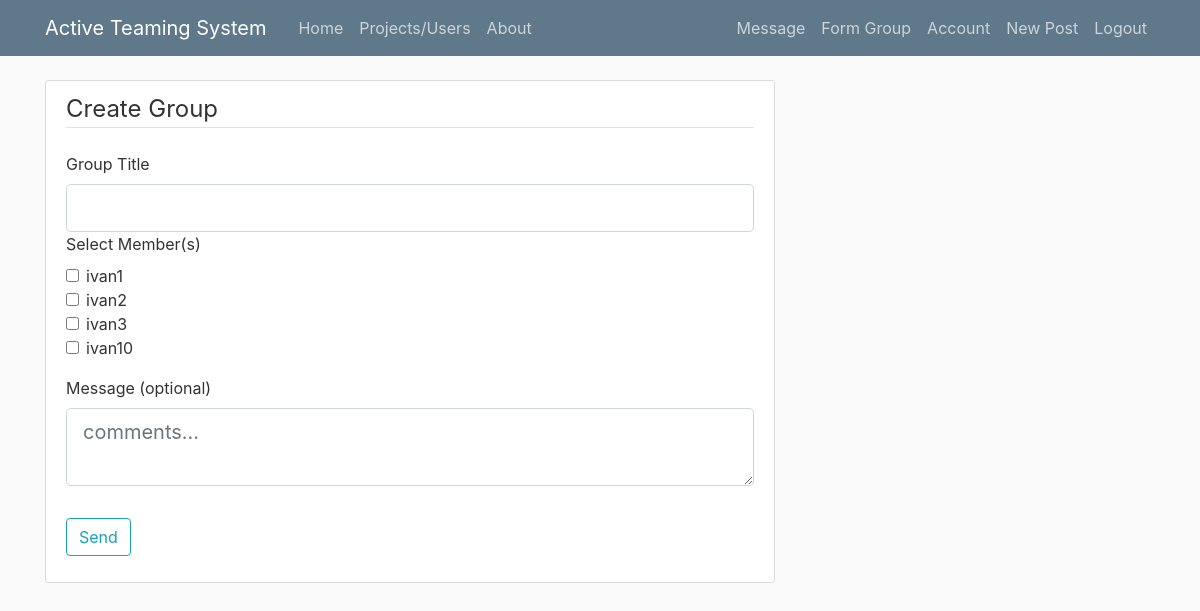
The app's page /form_group (signed in), older data.
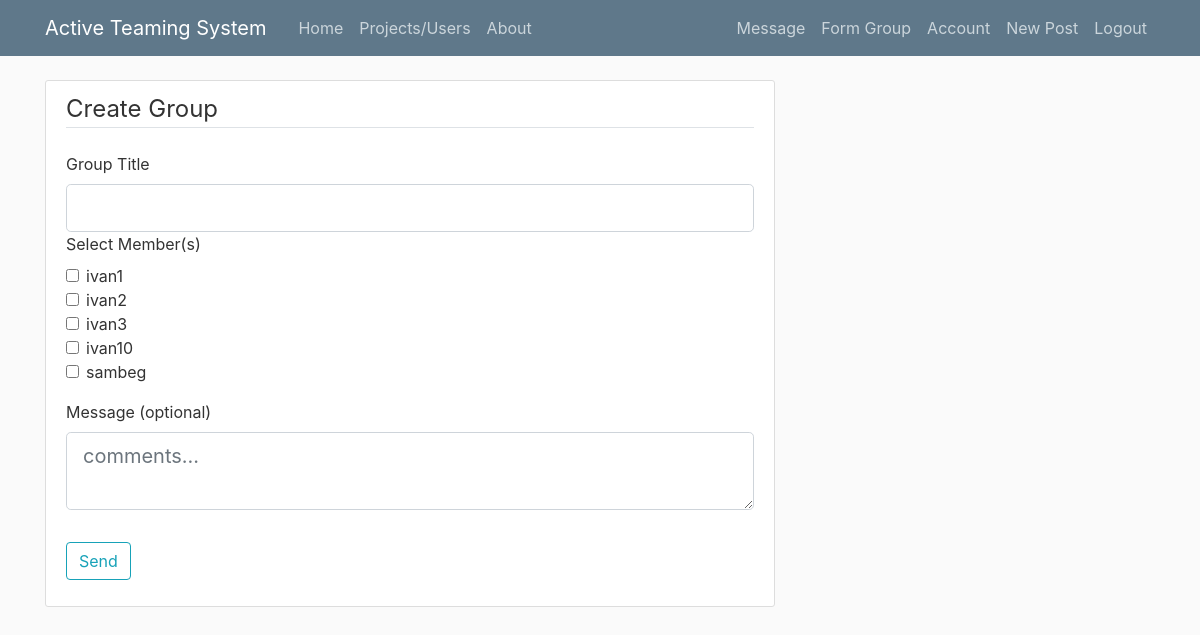
The same page, newer data.
### application/models.py (models this page shows, shortened)
class User(db.Model,UserMixin):
    id = db.Column(db.Integer, primary_key=True)
    username = db.Column(db.String(20), unique=True, nullable=False)
    email = db.Column(db.String(120), unique=True, nullable=False)
    image_file = db.Column(db.String(20), nullable=False, default='default.jpg')
    password = db.Column(db.String(60), nullable=False)
    rating = db.Column(db.Integer,nullable=False,default=0)
    posts = db.relationship('Post', backref='author', lazy=True)
    project = db.relationship('Project', backref='member', lazy=True)

### application/route.py (the view, shortened to what this page needs)
@app.route("/form_group", methods=['GET', 'POST'])
@login_required
def form_group():
    users = User.query.filter(User.id!=current_user.id).all()
    form = FormGroupForm()
    return render_template('form_group.html',form =form,users=users)

### application/forms.py
class FormGroupForm(FlaskForm):
    title = StringField('Group Title',validators=[DataRequired()])
    content = TextAreaField('Message (optional)')
    submit = SubmitField('Send')

### application/models.py (called while the page is built)
@login_manager.user_loader
def load_user(user_id):
    return User.query.get(int(user_id))

### application/templates/form_group.html (shortened to what this page needs)
{%extends "layout.html"%}
{%block content%}
<div class="content-section">
    <form method="POST" action="">
        <fieldset class="form-group">
            <legend class="border-bottom mb-4">Create Group</legend>
            <div class="form-group">
                {{ form.title.label(class="form-control-label") }}
                {% if form.title.errors %}
                    {{ form.title(class="form-control form-control-lg is-invalid") }}
                    <div class="invalid-feedback">
                        {% for error in form.title.errors %}
                            <span>{{ error }}</span>
                        {% endfor %}
                    </div>
                {% else %}
                    {{ form.title(class="form-control form-control-lg") }}
                {% endif %}
            <div class="form-group" id="member">
                <label for="member">Select Member(s)</label>
                <div class="form-check">
                    {%for user in users%}
                        <input class="form-check-input" type="checkbox" value={{user.id}} id="defaultCheck1" name="members">
                        <label class="form-check-label" for="defaultCheck1">
                        {{user.username}}
                        </label><br>
                    {%endfor%}
                </div>
            </div>
            <div class="form-group">
                {{ form.content.label(class="form-control-label") }}
                {% if form.content.errors %}
                    {{ form.content(class="form-control form-control-lg is-invalid") }}
                    <div class="invalid-feedback">
                        {% for error in form.content.errors %}
                            <span>{{ error }}</span>
                        {% endfor %}
                    </div>
                {% else %}
                    {{ form.content(class="form-control form-control-lg",placeholder= "comments...")}}
                {% endif %}
            </div>
        </fieldset>
        <div class="form-group">
            {{ form.submit(class="btn btn-outline-info") }}
        </div>
    </form>
</div>
{%endblock%}

### application/templates/layout.html (shortened to what this page needs)
<!DOCTYPE html>
<html>
<head>
    <link rel="stylesheet" href="https://maxcdn.bootstrapcdn.com/bootstrap/4.0.0/css/bootstrap.min.css">
    <link rel="stylesheet" type="text/css" href="{{ url_for('static', filename='main.css') }}">
</head>
<body>
    <header class="site-header">
      <nav class="navbar navbar-expand-md navbar-dark bg-steel fixed-top">
        <div class="container">
          <a class="navbar-brand mr-4" href="/">Active Teaming System</a>
          <div class="collapse navbar-collapse" id="navbarToggle">
            <div class="navbar-nav mr-auto">
              <a class="nav-item nav-link" href="{{ url_for('home') }}">Home</a>
              <a class="nav-item nav-link" href="{{ url_for('projects_and_users') }}">Projects/Users</a>
              <a class="nav-item nav-link" href="{{ url_for('about') }}">About</a>
            </div>
            <div class="navbar-nav">
              {%if current_user.is_authenticated%}
                <a class="nav-item nav-link" href="{{ url_for('message') }}">Message</a>
                <a class="nav-item nav-link" href="{{ url_for('form_group') }}">Form Group</a>
                <a class="nav-item nav-link" href="{{ url_for('account') }}">Account</a>
                <a class="nav-item nav-link" href="{{ url_for('new_post') }}">New Post</a>
                <a class="nav-item nav-link" href="{{ url_for('logout') }}">Logout</a>
              {%else%}
                <a class="nav-item nav-link" href="{{ url_for('login') }}">Login</a>
                <a class="nav-item nav-link" href="{{ url_for('register') }}">Register</a>
              {%endif%}
            </div>
          </div>
        </div>
      </nav>
    </header>
    <main role="main" class="container">
      <div class="row">
        <div class="col-md-8">
          {% block content %}{% endblock %}
        </div>
      </div>
    </main>
</body>
</html>

### application/static/main.css (style rules this page uses)
body { background: #fafafa; color: #333333; margin-top: 5rem; }
.bg-steel { background-color: #5f788a; }
.site-header .navbar-nav .nav-link { color: #cbd5db; }
.content-section { background: #ffffff; padding: 10px 20px; border: 1px solid #dddddd; border-radius: 3px; margin-bottom: 20px; }

Row changes from the older to the newer data that the page shows:
added User: username "sambeg"
